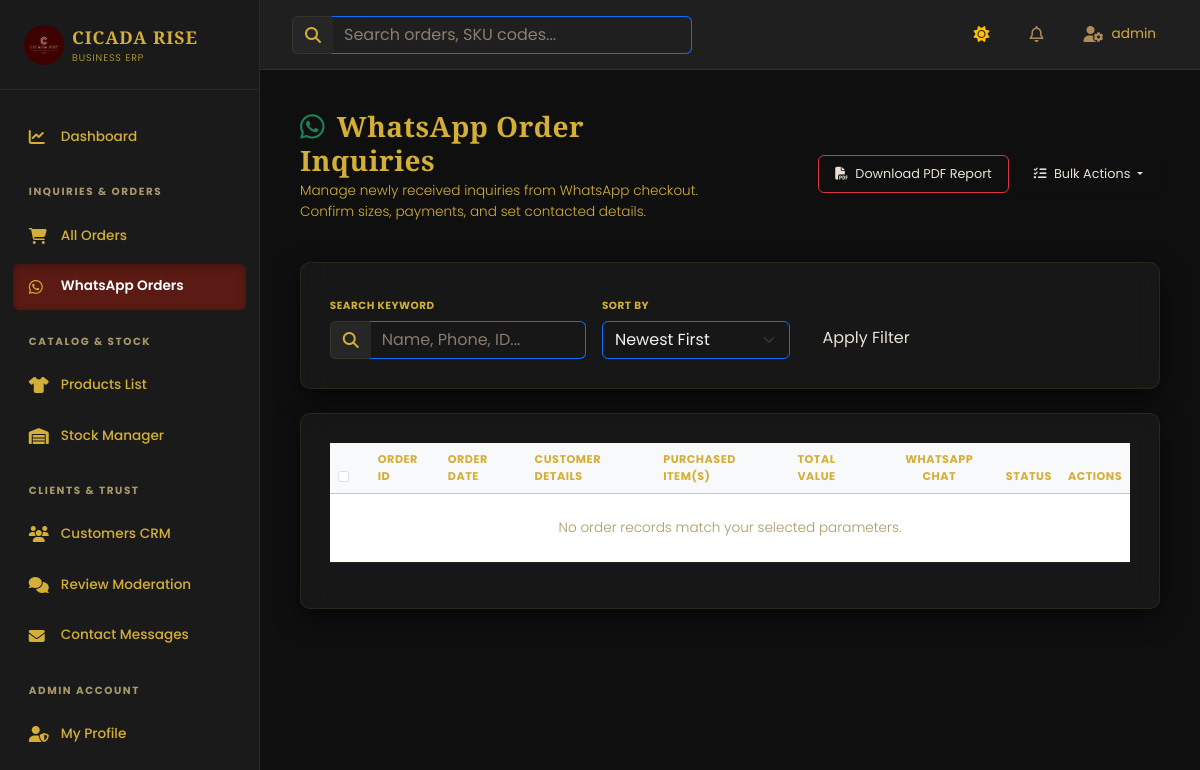
The page /dashboard/orders/whatsapp/ (signed in) on the database as committed earlier.
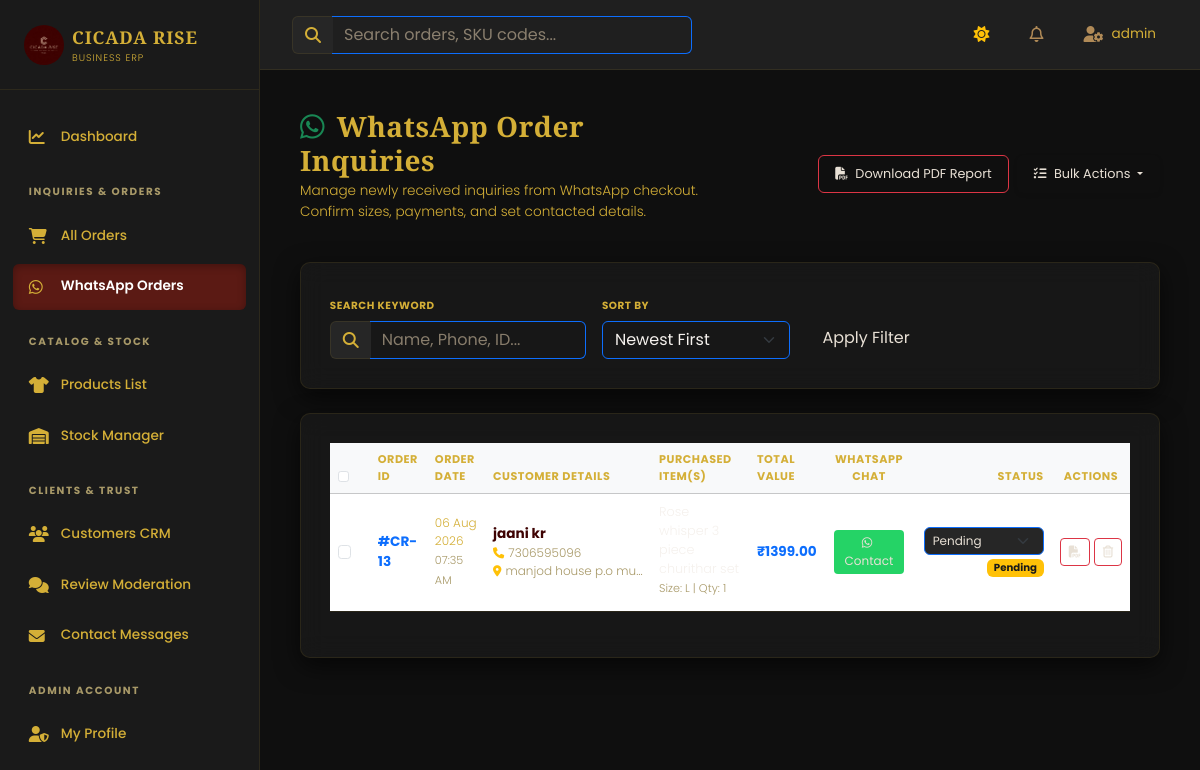
The same page on the database as committed later.
### store/models.py (models this page shows, shortened)
class Order(models.Model):
    STATUS_CHOICES = [
        ('New', 'New'),
        ('Pending', 'Pending'),
        ('Confirmed', 'Confirmed'),
        ('Packed', 'Packed'),
        ('Shipped', 'Shipped'),
        ('Delivered', 'Delivered'),
        ('Cancelled', 'Cancelled'),
    ]
    user = models.ForeignKey(User, on_delete=models.CASCADE, related_name='orders')
    customer_name = models.CharField(max_length=100)
    customer_phone = models.CharField(max_length=15)
    shipping_address = models.TextField()
    total_amount = models.DecimalField(max_digits=10, decimal_places=2)
    status = models.CharField(max_length=20, default='New', choices=STATUS_CHOICES)
    order_date = models.DateTimeField(auto_now_add=True)
    wa_message_sent = models.BooleanField(default=False)
    admin_notes = models.TextField(blank=True, default="")

class OrderItem(models.Model):
    order = models.ForeignKey(Order, on_delete=models.CASCADE, related_name='items')
    product = models.ForeignKey(Product, on_delete=models.SET_NULL, null=True)
    variant = models.ForeignKey(ProductVariant, on_delete=models.SET_NULL, null=True)
    quantity = models.PositiveIntegerField(default=1)
    price = models.DecimalField(max_digits=10, decimal_places=2)

class ProductVariant(models.Model):
    SIZE_CHOICES = [
        ('S', 'S'),
        ('M', 'M'),
        ('L', 'L'),
        ('XL', 'XL'),
        ('XXL', 'XXL'),
        ('3XL', '3XL'),
    ]
    product = models.ForeignKey(Product, on_delete=models.CASCADE, related_name='variants')
    size = models.CharField(max_length=5, choices=SIZE_CHOICES)
    color = models.CharField(max_length=50)
    sku = models.CharField(max_length=60, blank=True, null=True, help_text="Unique SKU for variant e.g. CR-TEST-KS-S")
    stock = models.IntegerField(default=0)
    price_override = models.DecimalField(max_digits=10, decimal_places=2, null=True, blank=True, help_text="Set if price differs from base price")
    class Meta:
        unique_together = ('product', 'size', 'color')
    @property
    def price(self):
        if self.price_override is not None:
            return self.price_override
        if self.product.sale_price is not None:
            return self.product.sale_price
        return self.product.base_price

### store/views.py (the view)
# urls.py: path('dashboard/orders/whatsapp/', views.dashboard_whatsapp_orders, name='dashboard_whatsapp_orders'),
@staff_required
def dashboard_whatsapp_orders(request):
    query = request.GET.get('q', '')
    sort_by = request.GET.get('sort', '-order_date')
    orders = Order.objects.filter(status__in=['New', 'Pending']).prefetch_related('items__product__images', 'items__variant')
    if query:
        orders = orders.filter(
            Q(customer_name__icontains=query) |
            Q(customer_phone__icontains=query)
        )
    orders = orders.order_by(sort_by)
    return render(request, 'store/dashboard/orders.html', {
        'orders': orders,
        'query': query,
        'sort_by': sort_by,
        'is_whatsapp_view': True
    })

### store/context_processors.py (called while the page is built)
def cart_and_wishlist(request):
    if request.user.is_authenticated:
        cart, created = Cart.objects.get_or_create(user=request.user)
        cart_count = cart.items_count
        wishlist_count = Wishlist.objects.filter(user=request.user).count()
    else:
        cart_count = 0
        wishlist_count = 0
    return {
        'cart_count': cart_count,
        'wishlist_count': wishlist_count
    }

### store/models.py (called while the page is built)
    @property
    def items_count(self):
        return sum(item.quantity for item in self.items.all())

### store/views.py (called while the page is built)
def staff_required(view_func):
    @wraps(view_func)
    def _wrapped_view(request, *args, **kwargs):
        if not request.user.is_authenticated:
            return redirect('login')
        if not request.user.is_staff:
            messages.error(request, "Access Denied: Staff credentials required.")
            return redirect('home')
        return view_func(request, *args, **kwargs)
    return _wrapped_view

### store/templates/store/dashboard/orders.html (shortened to what the changed rows need)
{% extends 'store/dashboard/base.html' %}
{% load static %}
{% block dashboard_content %}
<div class="row mb-4 align-items-center">
    <div class="col-sm-6">
        <h2 class="font-display h3 mb-1">
            {% if is_whatsapp_view %}
                <i class="fa-brands fa-whatsapp text-success me-1"></i> WhatsApp Order Inquiries
            {% else %}
                <i class="fa-solid fa-cart-flatbed-suitcases text-primary me-1"></i> Order Management
            </td>
            {% endif %}
        </h2>
    </div>
</div>
<div class="glass-card">
    <form id="bulk-action-form" method="POST" action="{% url 'dashboard_orders' %}">
        <div class="table-responsive">
            <table class="table align-middle table-hover" style="font-size:0.85rem;">
                <thead>
                    <tr class="table-light">
                        <th style="width: 40px;">
                            <input type="checkbox" class="form-check-input" id="check-all-orders" onclick="toggleSelectAll(this)">
                        </th>
                        <th>Order ID</th>
                        <th>Order Date</th>
                        <th>Customer Details</th>
                        <th>Purchased Item(s)</th>
                        <th>Total Value</th>
                        <th class="text-center">WhatsApp Chat</th>
                        <th class="text-end">Status</th>
                        <th class="text-center">Actions</th>
                    </tr>
                </thead>
                <tbody>
                    {% for order in orders %}
                        <tr id="order-row-{{ order.id }}">
                            <td>
                                <input type="checkbox" name="order_ids" value="{{ order.id }}" class="form-check-input order-checkbox">
                            </td>
                            <td>
                                <a href="{% url 'dashboard_order_detail' order.id %}" class="fw-bold text-primary text-decoration-none" id="order-id-link-{{ order.id }}">
                                    #CR-{{ order.id }}
                                </a>
                            </td>
                            <td>
                                <span class="d-block text-secondary" style="font-size:0.75rem;">{{ order.order_date|date:"d M Y" }}</span>
                                <span class="text-muted" style="font-size:0.7rem;">{{ order.order_date|date:"h:i A" }}</span>
                            </td>
                            <td>
                                <span class="d-block fw-bold text" style="color: #3E0202;">{{ order.customer_name }}</span>
                                <span class="text-muted d-block" style="font-size:0.75rem;"><i class="fa-solid fa-phone me-1 text-warning" style="font-size:0.7rem;"></i>{{ order.customer_phone }}</span>
                                <span class="text-muted d-block text-truncate" style="font-size:0.75rem; max-width: 150px;" title="{{ order.shipping_address }}"><i class="fa-solid fa-location-dot me-1 text-warning" style="font-size:0.7rem;"></i>{{ order.shipping_address }}</span>
                            </td>
                            <td>
                                {% for item in order.items.all %}
                                    <div class="d-flex align-items-center mb-1">
                                        <div>
                                            <span class="d-block text-white" style="font-size:0.8rem;">{{ item.product.name }}</span>
                                            <span class="text-muted" style="font-size:0.7rem;">Size: {{ item.variant.size }} | Qty: {{ item.quantity }}</span>
                                        </div>
                                    </div>
                                {% endfor %}
                            </td>
                            <td class="text-primary fw-bold">₹{{ order.total_amount|floatformat:2 }}</td>
                            <td class="text-center">
                                <a href="https://api.whatsapp.com/send?phone=91{{ order.customer_phone }}&text=Hello%20{{ order.customer_name }}!%20This%20is%20Cicada%20Rise%20regarding%20your%20Order%20%23CR-{{ order.id }}." target="_blank" class="btn btn-sm btn-success py-1 px-2 border-0" style="font-size:0.75rem; background-color: #25d366 !important;" id="whatsapp-inquiry-btn-{{ order.id }}">
                                    <i class="fa-brands fa-whatsapp me-1"></i> Contact
                                </a>
                            </td>
                            <td class="text-end">
                                <select class="form-select form-select-sm d-inline-block border-primary mb-1"
                                        name="status"
                                        hx-post="{% url 'dashboard_update_order_status' order.id %}"
                                        hx-target="#order-status-badge-{{ order.id }}"
                                        hx-swap="outerHTML"
                                        style="font-size:0.75rem; width: 120px;"
                                        id="order-status-select-{{ order.id }}">
                                    <option value="Pending" {% if order.status == 'Pending' %}selected{% endif %}>Pending</option>
                                </select>
                                <span class="badge bg-{% if order.status == 'New' %}info{% elif order.status == 'Pending' %}warning{% elif order.status == 'Confirmed' %}primary{% elif order.status == 'Packed' %}secondary{% elif order.status == 'Shipped' %}dark{% elif order.status == 'Delivered' %}success{% else %}danger{% endif %} d-block float-end" id="order-status-badge-{{ order.id }}">
                                    {{ order.status }}
                                </span>
                            </td>
                            <td class="text-center">
                                <div class="d-flex justify-content-center gap-1">
                                    <a href="{% url 'dashboard_order_detail_pdf' order.id %}" class="btn btn-sm btn-outline-danger py-1 px-2" style="font-size:0.75rem;" title="Download Invoice PDF" id="download-pdf-btn-{{ order.id }}" target="_blank">
                                        <i class="fa-solid fa-file-pdf"></i>
                                    </a>
                                    <form method="POST" action="{% url 'dashboard_order_delete' order.id %}" onsubmit="return confirm('Are you sure you want to delete Order #CR-{{ order.id }}?');" class="d-inline">
                                        <button type="submit" class="btn btn-sm btn-outline-danger py-1 px-2" style="font-size:0.75rem;" title="Delete Order" id="delete-order-btn-{{ order.id }}">
                                            <i class="fa-regular fa-trash-can"></i>
                                        </button>
                                    </form>
                                </div>
                            </td>
                        </tr>
                    {% empty %}
                        <tr>
                            <td colspan="9" class="text-center text-muted py-4">No order records match your selected parameters.</td>
                        </tr>
                    {% endfor %}
                </tbody>
            </table>
        </div>
    </form>
</div>
{% endblock %}

Rows that differ between the two databases and show on the page:
added Order: id "13", order_date "06 Aug 2026", order_date "07:35 AM", customer_name "jaani kr", customer_phone "7306595096", shipping_address "manjod house p.o mu…", total_amount "1399.00", status "Pending"
added OrderItem: variant.size "L", quantity "1"
Other text that changed with them:
text no longer shown: "No order records match your selected parameters."
